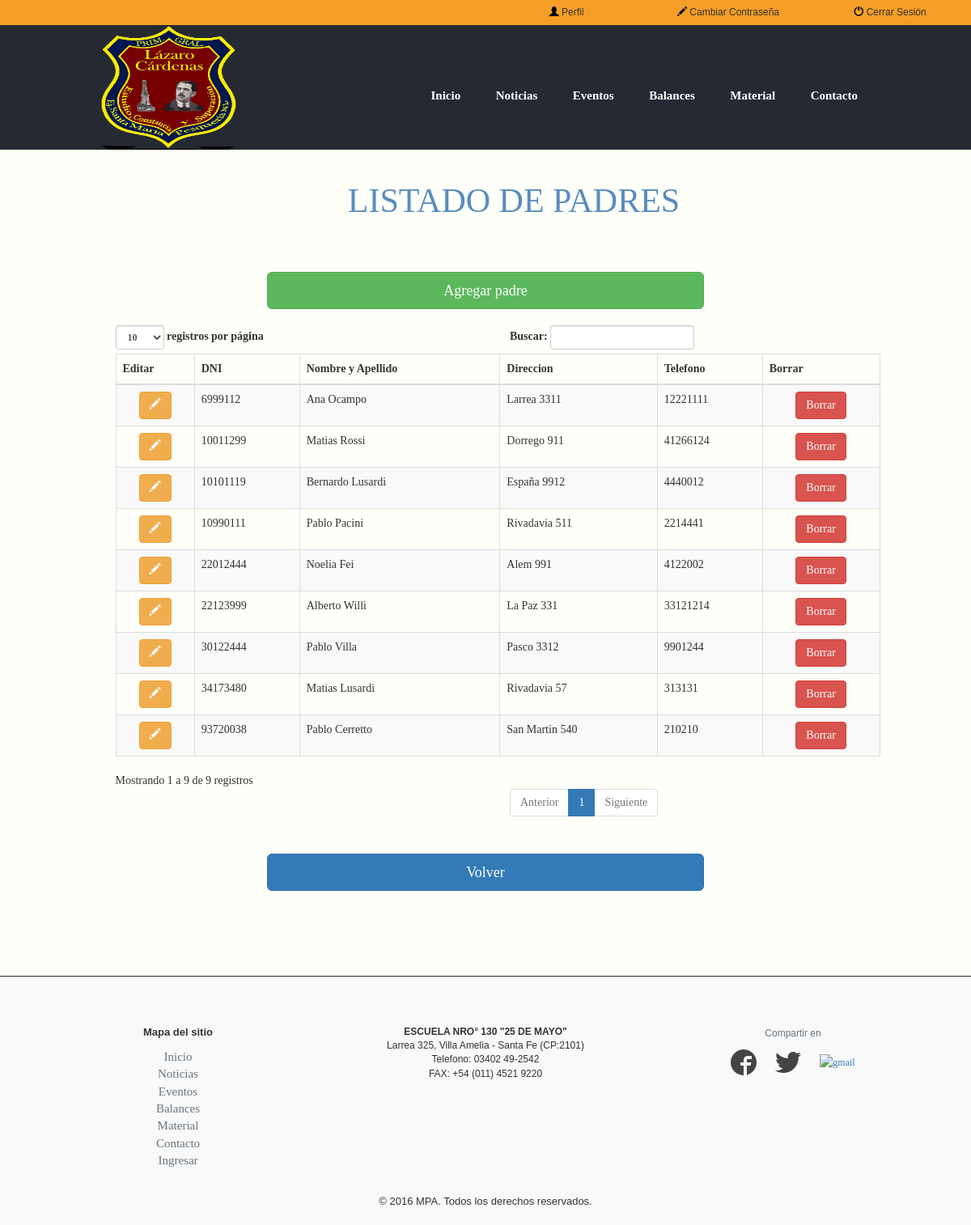
Screenshot of /abmpadres.php (signed in) with the database file from the repository.
### tables this page shows
CREATE TABLE IF NOT EXISTS `padre` (
  `DNI_padre` int(11) NOT NULL,
  `NombreApellido` varchar(45) DEFAULT NULL,
  `Direccion` varchar(45) DEFAULT NULL,
  `Telefono` int(11) DEFAULT NULL,
  `Contrasena` varchar(100) NOT NULL,
  PRIMARY KEY (`DNI_padre`)
);

### abmpadres.php (the view, shortened to what this page needs)
<!DOCTYPE html>
<html lang="es">
<head>
  <link rel="stylesheet" href="css/bootstrap.min.css">
  <link rel="stylesheet" type="text/css" href="estilo.css">
</head>
<header>
  <?php
    include("zheader.php");
   ?>
</header>
<body>
<div class="container">
<div class="container">
  <div class="col-lg-12" style="text-align:center; margin:20px 20px;">
    <h3>Listado de padres</h3>
  </div>
</div>
<div class="col-lg-6 col-lg-offset-3" style="margin-top: 20px; margin-bottom: 20px;">
    <button class="btn btn-success btn-lg btn-block" onclick="nueva()">Agregar padre</botton>
</div>
<div class="container">
      <br /><br />
            <div class="row">
                <div class="col-lg-10 col-lg-offset-1">
                             <table class="table table-striped table-bordered table-hover" id="dataTables-addControls">
                                    <thead>
                                        <tr>
                                          <th>Editar</th>
                                            <th>DNI</th>
                                            <th>Nombre y Apellido</th>
                                            <th>Direccion</th>
                                            <th>Telefono</th>
                                            <th>Borrar</th>
                                        </tr>
                                    </thead>
                                    <tbody>
<?php
$sql = "SELECT *
        FROM padre
       ";
$rs = mysqli_query($db, $sql);
if ( $rs ) {
  while ($r = mysqli_fetch_array($rs) ) {
?>
                                        <tr>
                                            <td class="sorting_1" style="text-align: center;">
                                            <button type="button" class="btn btn-warning"  onClick="editar(<?php echo $r["DNI_padre"] ?>)">
                                            <span class="glyphicon glyphicon-pencil" aria-hidden="true" style="color: #fff;">
                                            </button>
                                            </td>
                                            <td><?php  echo $r["DNI_padre"]; ?></td>
                                            <td><?php  echo $r["NombreApellido"]; ?></td>
                                            <td><?php  echo $r["Direccion"]; ?></td>
                                            <td><?php  echo $r["Telefono"]; ?></td>
                                            <td class="sorting_1" style="text-align: center;">
                                              <button type="button" class="btn btn-danger" onClick="borrar(<?php echo $r["DNI_padre"] ?>)">Borrar</button>
                                            </td>
                                        </tr>
<?php
  }
}
?>
                                    </tbody>
                                </table>
                </div>
            </div>
</div>
<div class="col-lg-6 col-lg-offset-3" style="margin-top: 20px; margin-bottom: 20px;">
      <button class="btn btn-primary btn-lg btn-block" onclick="volver()">Volver</botton>
</div>
<div class="clearfooter"></div>
</div>
<?php
  include("zfooter.php");
?>
</body>
</html>

### estilo.css (style rules this page uses)
header { width: 100%; overflow: hidden; background:#252932; height: 185px; }
button { text-decoration: none; }
.clearfooter { height: 85px; clear: both; }
body { font-family: 'NexaRegular'; background: #fffffa; }
h3 { text-transform: uppercase; color: #588cbf; margin-bottom: 20px; padding-bottom: 5px; font-size: 3em; font-weight: normal; font-family: 'open_sansbold'; }
span { color:red }
html, body { height: 100%; }

### rows the page displays
padre: DNI_padre "6999112", NombreApellido "Ana Ocampo", Direccion "Larrea 3311", Telefono "12221111"
padre: DNI_padre "10011299", NombreApellido "Matias Rossi", Direccion "Dorrego 911", Telefono "41266124"
padre: DNI_padre "10101119", NombreApellido "Bernardo Lusardi", Direccion "España 9912", Telefono "4440012"
padre: DNI_padre "10990111", NombreApellido "Pablo Pacini", Direccion "Rivadavia 511", Telefono "2214441"
padre: DNI_padre "22012444", NombreApellido "Noelia Fei", Direccion "Alem 991", Telefono "4122002"
padre: DNI_padre "22123999", NombreApellido "Alberto Willi", Direccion "La Paz 331", Telefono "33121214"
padre: DNI_padre "30122444", NombreApellido "Pablo Villa", Direccion "Pasco 3312", Telefono "9901244"
padre: DNI_padre "34173480", NombreApellido "Matias Lusardi", Direccion "Rivadavia 57", Telefono "313131"
padre: DNI_padre "93720038", NombreApellido "Pablo Cerretto", Direccion "San Martin 540", Telefono "210210"
